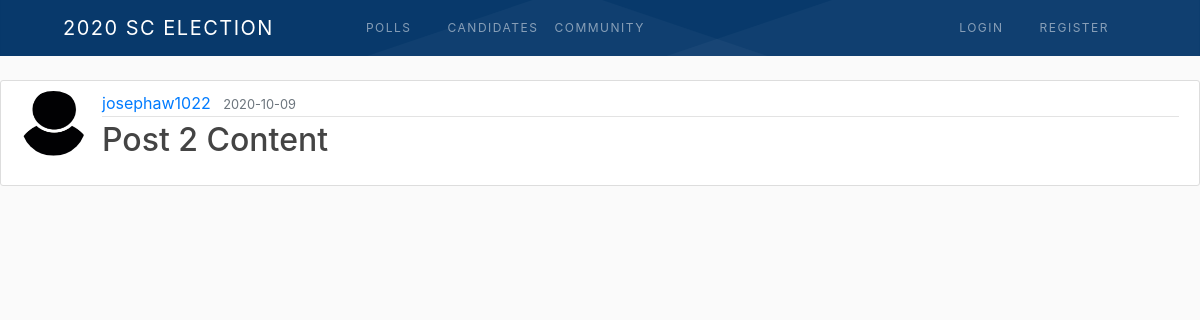
Screenshot of /post/2 with the database file from the repository.
### election/models.py (models this page shows, shortened)
class User(db.Model, UserMixin):
    id = db.Column(db.Integer , primary_key=True)
    username = db.Column(db.String(20), unique=True , nullable = False)
    email = db.Column(db.String(120), unique=True , nullable = False)
    image_file = db.Column(db.String(20), nullable = False, default='default.jpg')
    password = db.Column(db.String(60) , nullable = False)
    posts = db.relationship('Post' , backref='author' , lazy =True)

class Post(db.Model):
    id = db.Column(db.Integer , primary_key=True)
    title = db.Column(db.String(100), nullable=False)
    date_posted = db.Column(db.DateTime, nullable=False, default=datetime.utcnow)
    content = db.Column(db.Text , nullable=False)
    user_id = db.Column(db.Integer, db.ForeignKey('user.id'), nullable=False)

### election/posts/routes.py (the view)
@posts.route("/post/<int:post_id>")
def post(post_id):
    post = Post.query.get_or_404(post_id)
    return render_template('post.html', title=post.title, post=post)

### election/templates/post.html (shortened to what this page needs)
{% extends "layout.html" %}
{% block content %}
<article class="media content-section">
    <img class="rounded-circle article-img" src="{{url_for('static', filename='profile_pics/' + post.author.image_file) }}">
    <div class="media-body">
        <div class="article-metadata">
            <a class="mr-2" href="{{url_for('posts.user_post',username=post.author.username)}}">{{ post.author.username }}</a>
            <small class="text-muted">{{ post.date_posted.strftime('%Y-%m-%d')}}</small>
    </div>
        <h2 class="article-title"><{{ post.title }}</h2>
        <p class="article-content">{{ post.content }}</p>
    </div>
</article>
{% endblock %}

### election/static/main.css (style rules this page uses)
body { background: #fafafa; margin-top: 5rem; font: Lato, sans-serif; }
h1, h2, h3, h4, h5, h6 { color: #444444; }
.content-section { background: #ffffff; padding: 10px 20px; border: 1px solid #dddddd; border-radius: 3px; margin-bottom: 20px; }
.article-title { color: #444444; }
.article-content { white-space: pre-line; }
.article-img { height: 65px; width: 65px; margin-right: 16px; }
.article-metadata { padding-bottom: 1px; margin-bottom: 4px; border-bottom: 1px solid #e3e3e3 }

### rows the page displays
User: image_file (placeholder picture), author.username "josephaw1022"
Post: date_posted "2020-10-09", content "Post 2 Content"
